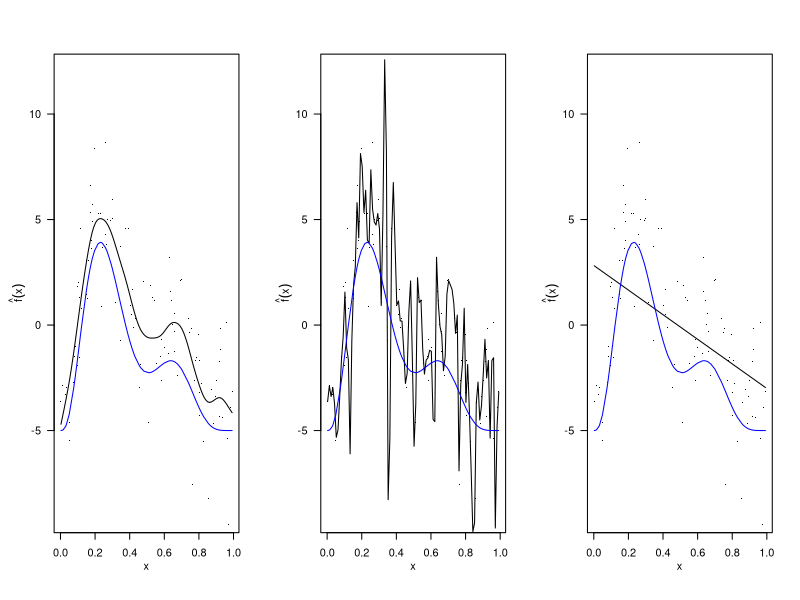

Here is the R script that generated this plot:
# example of varying lambda

library(mgcv)

set.seed(12)

# generate some data
dat <- gamSim(1,n=100,dist="normal",scale=2)

dat$y<-dat$y-(dat$f1+dat$f0+dat$f3)

true<-data.frame(x=sort(dat$x2),y=dat$f2[order(dat$x2)]-5)


pdf(file="lambda-ex.pdf",height=3,width=6.5)

par(mfrow=c(1,3),las=1,mgp=c(2,1,0))

# optimal
b<-gam(y~s(x2,k=100),data=dat)
plot(b,se=FALSE,rug=FALSE,residuals=TRUE,ylab=expression(hat(f)(x)),xlab="x",ylim=c(-9,12))
lines(true$x,true$y,type="l",col="blue")


# lambda=0
b.0<-gam(y~s(x2,k=100),data=dat,sp=0)
plot(b.0,se=FALSE,rug=FALSE,residuals=TRUE,ylab=expression(hat(f)(x)),xlab="x",ylim=c(-9,12))
lines(true$x,true$y,type="l",col="blue")


# lambda=infinity
b.inf<-gam(y~s(x2,k=100),data=dat,sp=1e10)
plot(b.inf,se=FALSE,rug=FALSE,residuals=TRUE,ylab=expression(hat(f)(x)),xlab="x",ylim=c(-9,12))
lines(true$x,true$y,type="l",col="blue")


dev.off()
